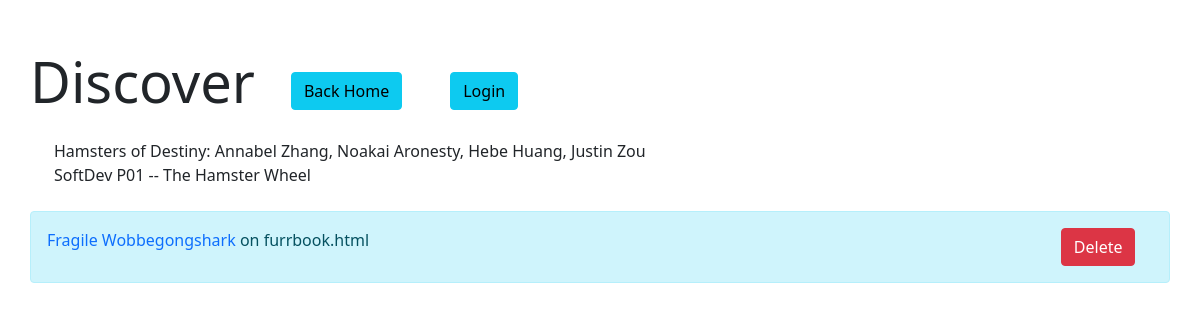
The page /discover on the database as committed earlier.
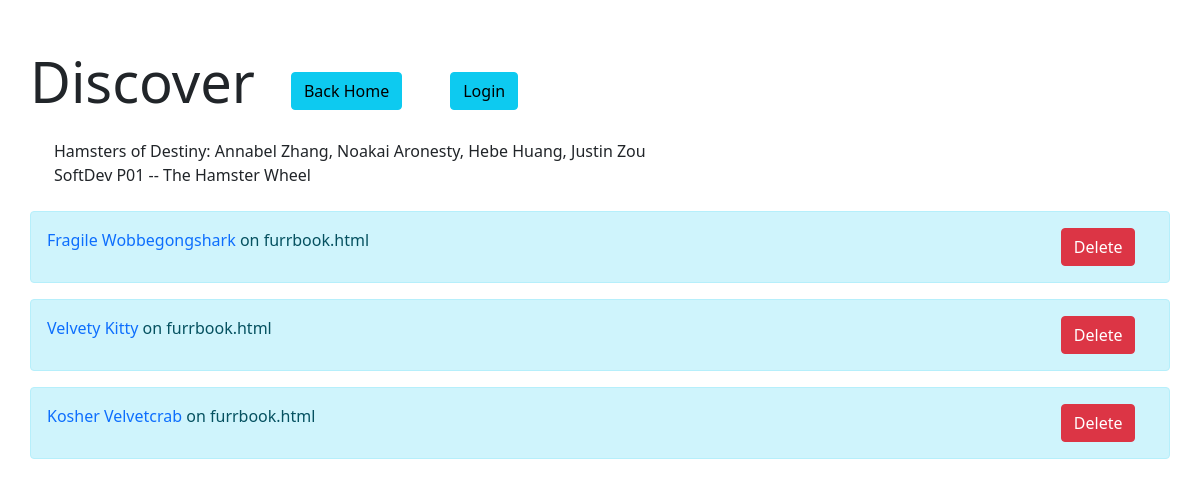
The same page on the database as committed later.
### tables this page shows
CREATE TABLE profiles (pid INTEGER, name TEXT, username TEXT, template TEXT, pfp TEXT, banner TEXT, adjective TEXT, animal TEXT, joke TEXT, catFact TEXT, weatherFact TEXT, meme1 TEXT, meme2 TEXT, age TEXT, location TEXT, genre TEXT, date TEXT, year TEXT);

### __init__.py (the view)
@app.route("/discover", methods=['GET', 'POST'])
def discover():
    try:
        discoverList = []
        db = sqlite3.connect(DB_FILE)
        c = db.cursor()
        query = c.execute('SELECT name, template FROM profiles')
        convert = list(query) #turns tuple into list
    except:
        return render_template("home.html")
    return render_template("discover.html", list=convert)

### templates/discover.html (shortened to what this page needs)
<!DOCTYPE html>
<html lang="en" dir="ltr">
<head>
    <link href="https://cdn.jsdelivr.net/npm/bootstrap@5.1.3/dist/css/bootstrap.min.css" rel="stylesheet"
>
    <link href="../static/css/dtStyle.css" rel="stylesheet">
</head>
<body id="top">
<br>
<div class="container pt-4 pb-3 rounded">
    <div class="row row-cols-auto">
        <div class="col p-0">
            <h1 class="fw-light display-4" id="title">Discover</h1>
        </div>
        <div class="col pt-4">
            <div class="container">
                <form action="/" method='GET'>
                    <button type="submit" class="btn btn-info" formaction="/">Back Home</button>
                </form>
            </div>
        </div>
        <div class="col pt-4">
            {% if session['username'] %}
            <form action="/logout" method='GET'>
                <button type="submit" class="btn btn-danger" formaction="/logout">Logout</button>
            </form>
            {% else %}
            <form action="/login" method='GET'>
                <button type="submit" class="btn btn-info" formaction="/login">Login</button>
            </form>
            {% endif %}
        </div>
    </div>
</div>
<div class="container p-4 pt-0 rounded">
    Hamsters of Destiny: Annabel Zhang, Noakai Aronesty, Hebe Huang, Justin Zou<br>
    SoftDev P01 -- The Hamster Wheel<br>
</div>
{% set USERNAME = 0 %}
{% set TEMPLATE = 1 %}
{% for user in list %}
<div class="container user-container alert alert-info">
    <div class="row p-0 m-0">
        <div class="col-11 p-0 m-0">
            <a class="profile" style="text-decoration: none;" href="/{{user[USERNAME]}}"> {{user[USERNAME]}}</a> on
            <span class="template"> {{user[TEMPLATE]}} </span>
        </div>
        <div class="col p-0 m-0">
            <form action="/deleteprofile" method='POST'
                  onsubmit="return confirm('Are you sure you want to delete &quot;{{user[USERNAME]}}&quot;?');">
                <button type="submit" class="btn btn-danger">Delete</button>
            </form>
        </div>
    </div>
</div>
{% endfor %}
</body>
</html>

### static/css/dtStyle.css (style rules this page uses)
form { display: inline; }

Rows that differ between the two databases and show on the page:
added profiles: name "Velvety Kitty", template "furrbook.html"
added profiles: name "Kosher Velvetcrab", template "furrbook.html"
